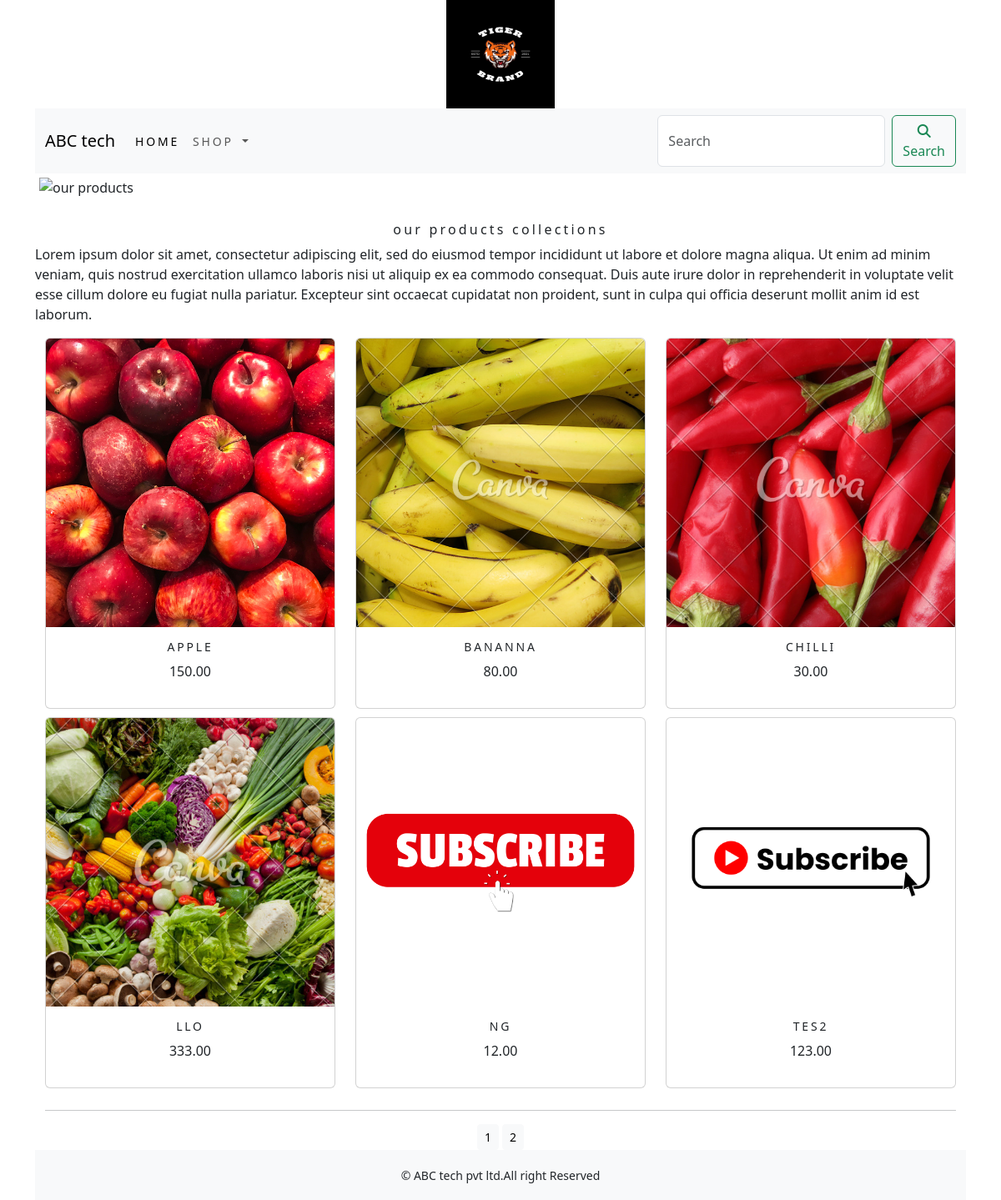
The app's page /shop/ with its own data.
### shop/models.py (models this page shows, shortened)
class Product(models.Model):
    name=models.CharField(max_length=250,unique=True)
    slug=models.SlugField(max_length=250,unique=True)
    description = models.TextField(blank=True)
    price=models.DecimalField(max_digits=10,decimal_places=2)
    category=models.ForeignKey(Category,on_delete=models.CASCADE)
    image = models.ImageField(upload_to='product', blank=True)
    stock=models.IntegerField()
    available=models.BooleanField(default=True)
    created=models.DateTimeField(auto_now_add=True)
    updated=models.DateTimeField(auto_now_add=True)
    class Meta:
        ordering=('name',)
        verbose_name='product'
        verbose_name_plural='products'
    def get_url(self):
        return reverse('shop:proCatdetail', args=[self.category.slug, self.slug])

### shop/views.py (the view)
# urls.py: path('',views.allProductCat,name='allProductCat'),
def allProductCat(request,c_slug=None):
    c_page=None
    products_list=None
    if c_slug!=None:
        c_page=get_object_or_404(Category,slug=c_slug)
        products_list=Product.objects.all().filter(category=c_page,available=True)
    else:
        products_list=Product.objects.all().filter(available=True)
    paginator=Paginator(products_list,6)
    try:
        page=int(request.GET.get('page','1'))
    except:
        page=1
    try:
        products=paginator.page(page)
    except (EmptyPage,InvalidPage):
        products=paginator.page(paginator.num_pages)
    return render(request,"category.html",{'category':c_page,'products':products})

### cart/context_processors.py (called while the page is built)
def counter(request):
    item_count=0
    if 'admin' in request.path:
        return {}
    else:
        try:
            cart=Cart.objects.filter(cart_id=_cart_id(request))
            cart_items=CartItem.objects.all().filter(cart=cart[:1])
            for cart_item in cart_items:
                item_count += cart_item.quantity
        except Cart.DoesNotExist:
            item_count =0
    return dict(item_count=item_count)

### cart/views.py (called while the page is built)
def _cart_id(request):
    cart=request.session.session_key
    if not cart:
        cart=request.session.create()
    return cart

### shop/context_processors.py (called while the page is built)
def menu_links(request):
    links=Category.objects.all()
    return dict(links=links)

### shop/models.py (called while the page is built)
    def get_url(self):
        return reverse('shop:products_by_category', args=[self.slug])

### template/category.html (shortened to what this page needs)
{% extends 'base.html' %}
{% load static %}
{% block content %}
<div class="mx_auto">
    {% if category %}
    <img class="my_image" src="{{category.image.url}}" alt="{{category.name}}" height="50">
</div>
    <br>
<div>
        <h1 class="text-center my_title">{{category.name}}</h1>
        <p class="text-justify">{{category.description}}</p>
</div>
    {% else %}
<div>
    <img class="my_image my_image_padding" src="{% static 'img/banner1.png' %}" alt="our products" height="468">
</div>
<br>
<div>
    <h1 class="text-center my_title">our products collections</h1>
    <p class="text-justify">    Lorem ipsum dolor sit amet, consectetur adipiscing elit, sed do eiusmod tempor incididunt ut labore et dolore magna aliqua. Ut enim ad minim veniam, quis nostrud exercitation ullamco laboris nisi ut aliquip ex ea commodo consequat. Duis aute irure dolor in reprehenderit in voluptate velit esse cillum dolore eu fugiat nulla pariatur. Excepteur sint occaecat cupidatat non proident, sunt in culpa qui officia deserunt mollit anim id est laborum.</p>
</div>
    {% endif %}
<div class="container">
    <div class="row mx_auto">
        {% for product in products.object_list %}
        <div class="my_bottom_margin col-4 col-sm-12 col-md-4 col-lg-4">
            <div class="card text-center" style="min-width:18rem;">
                <a href="{{product.get_url}}"><img class="card-img-top my_image" src="{{product.image.url}}" alt="{{product.name}}"></a>
                    <div class="card-body">
                        <h4>{{product.name}}</h4>
                        <p>{{product.price}}</p>
                </div>
            </div>
        </div>
        {% endfor %}
    </div>
    <div class="mx-auto">
        {% if products.paginator.num_pages > 1 %}
        <hr>
        <div class="text-center">
            {% for pg in products.paginator.page_range %}
                <a href="?page={{pg}}" class="btn btn-light btn-sm {% if product.number == pg %} active {% endif %}">{{pg}}</a>
            {% endfor %}
        </div>
        {% endif %}
    </div>
</div>
{% endblock %}

### template/base.html (shortened to what this page needs)
{% load static %}
<!DOCTYPE html>
<html lang="en" xmlns="http://www.w3.org/1999/html">
<head>
    <link rel="stylesheet" href="{% static 'css/custom.css' %}">
    <link href="{% static 'css/bootstrap.min.css' %}" rel="stylesheet">
</head>
<body>
<div class="container">
{% include 'header.html' %}
{% include 'navbar.html' %}
{% block content %}
{% endblock %}
    </div>
{% include 'footer.html' %}
</body>
</html>

### template/header.html
{% load static %}
<header>
    <center>
        <a href="{% url 'shop:allProductCat' %}"> <img src="{% static 'img/logo.png' %}" alt="logoimage" height="130" width="130" }></a>
    </center>
</header>

### template/navbar.html (shortened to what this page needs)
<nav class="navbar navbar-expand-lg bg-body-tertiary">
  <div class="container-fluid">
    <a class="navbar-brand" href="#">ABC tech</a>
    <div class="collapse navbar-collapse" id="navbarSupportedContent">
      <ul class="navbar-nav me-auto mb-2 mb-lg-0">
        <li class="nav-item">
          <a class="nav-link active" aria-current="page" href="#">Home</a>
        </li>
        <li class="nav-item dropdown {% if 'shop' in request.path %} active {% endif %}">
          <a class="nav-link dropdown-toggle" href="#" role="button" data-bs-toggle="dropdown" aria-expanded="false">
           Shop
            </a>
        </li>
      </ul>
      <form class="d-flex" action="{% url 'search_app:SearchResult' %}" method="get">
        <input class="form-control me-2" type="search" placeholder="Search" name="q" aria-label="Search">
        <button class="btn btn-outline-success" type="submit"><i class="fa-solid fa-magnifying-glass"></i>Search</button>
      </form>
    </div>
  </div>
</nav>

### template/footer.html
<div class="footer navbar-fixed-bottom my_footer">
    <p class="text-center">&copy; ABC tech pvt ltd.All right Reserved</p>
</div>

### static/css/custom.css (style rules this page uses)
body { font-family: 'Roboto', sans-serif; }
.nav-item { letter-spacing : .2em; font-size :14px; text-transform :uppercase; }
.my_footer { background-color:#f8f9fa; height:60px; }
.my_footer { padding-top:20px; font-size:14px; }
.my_image { width:100%; height:auto; }
.my_title { font-size:16px; text_transform:uppercase; letter-spacing:.2em; }
.my_image_padding { padding:5px; }
.my_bottom_margin { margin-bottom:10px; }
.card-body h4 { font-size:14px; text-transform:uppercase; letter-spacing:.2em; }

### records on screen
Product: image (picture), name "APPLE", price "150.00"
Product: image (picture), name "BANANNA", price "80.00"
Product: image (picture), name "CHILLI", price "30.00"
Product: image (picture), name "LLO", price "333.00"
Product: image (picture), name "NG", price "12.00"
Product: image (picture), name "TES2", price "123.00"

### other values on screen
{{ pg }} "1" "2"
